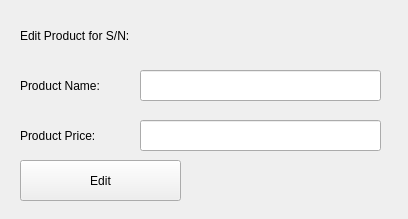
<?xml version="1.0" encoding="UTF-8"?>
<ui version="4.0">
 <class>MainWindow</class>
 <widget class="QMainWindow" name="MainWindow">
  <property name="geometry">
   <rect>
    <x>0</x>
    <y>0</y>
    <width>408</width>
    <height>219</height>
   </rect>
  </property>
  <property name="windowTitle">
   <string>BearPOS - Edit Product</string>
  </property>
  <widget class="QWidget" name="centralwidget">
   <widget class="QLabel" name="label">
    <property name="geometry">
     <rect>
      <x>20</x>
      <y>70</y>
      <width>111</width>
      <height>31</height>
     </rect>
    </property>
    <property name="text">
     <string>Product Name:</string>
    </property>
   </widget>
   <widget class="QLineEdit" name="productName">
    <property name="geometry">
     <rect>
      <x>140</x>
      <y>70</y>
      <width>241</width>
      <height>31</height>
     </rect>
    </property>
   </widget>
   <widget class="QLineEdit" name="productPrice">
    <property name="geometry">
     <rect>
      <x>140</x>
      <y>120</y>
      <width>241</width>
      <height>31</height>
     </rect>
    </property>
   </widget>
   <widget class="QLabel" name="label_3">
    <property name="geometry">
     <rect>
      <x>20</x>
      <y>120</y>
      <width>111</width>
      <height>31</height>
     </rect>
    </property>
    <property name="text">
     <string>Product Price:</string>
    </property>
   </widget>
   <widget class="QPushButton" name="confirmEditProduct">
    <property name="geometry">
     <rect>
      <x>20</x>
      <y>160</y>
      <width>161</width>
      <height>41</height>
     </rect>
    </property>
    <property name="text">
     <string>Edit</string>
    </property>
   </widget>
   <widget class="QLabel" name="productIDPlaceholder">
    <property name="geometry">
     <rect>
      <x>20</x>
      <y>20</y>
      <width>361</width>
      <height>31</height>
     </rect>
    </property>
    <property name="text">
     <string>Edit Product for S/N: </string>
    </property>
   </widget>
  </widget>
 </widget>
 <resources/>
 <connections/>
</ui>
